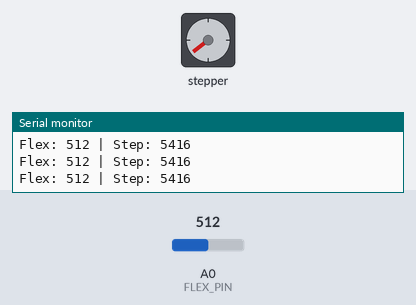
The sketch below on a simulated Arduino Uno, built with avr-gcc and run on an emulated ATmega328P. On the bench: stepper motor, the last lines printed to the serial monitor. The inputs (shaded band) are chosen by the test bench; at power-on: A0 (FLEX_PIN) = 512. Stepper angles assume 2048 steps per turn.

Above: at 16.8 s.
16.9 s: A0 (FLEX_PIN) set to 650
At 17.35 s:
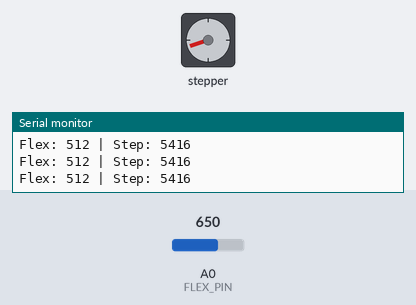
At 17.96 s:
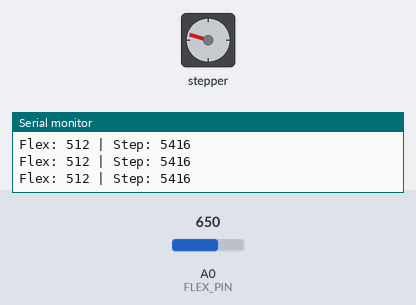
19.9 s: A0 (FLEX_PIN) set to 630
At 22.1 s:
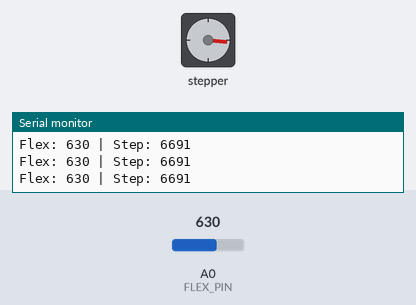
Timing chart, 0 to 23.6 s (numbered marks = the images above; inputs shaded):
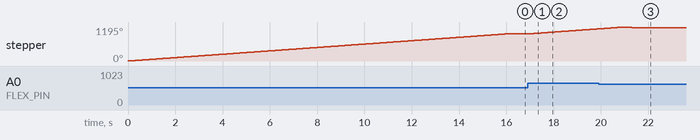

The sketch:

reFlex.ino
```cpp
#include <Stepper.h>

// Stepper setup
const int STEPS_PER_REV = 2048;  // 28BYJ-48 half-step
const int IN1 = 8;
const int IN2 = 9;
const int IN3 = 10;
const int IN4 = 11;
Stepper stepper(STEPS_PER_REV, IN1, IN3, IN2, IN4);

// Flex sensor setup
const int FLEX_PIN = A0;
int flexValue = 0;
int prevFlexStep = 0;

// Mapping numbers
const int FLEX_MIN = 11;      // neutral/straight finger
const int FLEX_MAX = 640;     // fully bent finger
const int STEP_MIN = 0;       // finger fully open
const int STEP_MAX = 6800;    // 20-second equivalent rotation from tests

void setup() {
  Serial.begin(9600);
  stepper.setSpeed(10);  // adjust 5–15 RPM for torque
}

void loop() {
  // 1. Read flex sensor value
  flexValue = analogRead(FLEX_PIN);

  // 2. Constrain into safe working range
  flexValue = constrain(flexValue, FLEX_MIN, FLEX_MAX);

  // 3. Filter small fluctuations
  if (abs(flexValue - prevFlexStep) < 5) {
    flexValue = prevFlexStep;
  }

  // 4. Map sensor value with stepper steps
  int targetStep = map(flexValue, FLEX_MIN, FLEX_MAX, STEP_MIN, STEP_MAX);

  // 5. Constrain stepper movement
  targetStep = constrain(targetStep, STEP_MIN, STEP_MAX);

  // 6. Move stepper incrementally
  int stepDiff = targetStep - prevFlexStep;
  if (stepDiff != 0) {
    stepper.step(stepDiff);
    prevFlexStep = targetStep;
  }

  Serial.print("Flex: "); Serial.print(flexValue);
  Serial.print(" | Step: "); Serial.println(prevFlexStep);

  delay(20);  // smooth motion
}
```

Measured:
- after the input at 16.9 s, stepper: keeps turning clockwise at about 60°/s, starting at once
- by itself, stepper: turns 952° clockwise in 16.0 s
